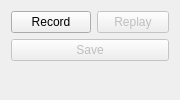
<?xml version="1.0" encoding="UTF-8"?>
<ui version="4.0">
 <class>formRecord</class>
 <widget class="QWidget" name="formRecord">
  <property name="geometry">
   <rect>
    <x>0</x>
    <y>0</y>
    <width>180</width>
    <height>100</height>
   </rect>
  </property>
  <property name="sizePolicy">
   <sizepolicy hsizetype="Fixed" vsizetype="Fixed">
    <horstretch>0</horstretch>
    <verstretch>0</verstretch>
   </sizepolicy>
  </property>
  <property name="minimumSize">
   <size>
    <width>180</width>
    <height>100</height>
   </size>
  </property>
  <property name="maximumSize">
   <size>
    <width>180</width>
    <height>100</height>
   </size>
  </property>
  <property name="windowTitle">
   <string>Create Macro</string>
  </property>
  <layout class="QGridLayout" name="gridLayout">
   <item row="0" column="0" colspan="2">
    <widget class="QPushButton" name="btnRecord">
     <property name="text">
      <string>Record</string>
     </property>
    </widget>
   </item>
   <item row="0" column="2">
    <widget class="QPushButton" name="btnReplay">
     <property name="enabled">
      <bool>false</bool>
     </property>
     <property name="text">
      <string>Replay</string>
     </property>
    </widget>
   </item>
   <item row="2" column="0" colspan="3">
    <widget class="QPushButton" name="btnSave">
     <property name="enabled">
      <bool>false</bool>
     </property>
     <property name="sizePolicy">
      <sizepolicy hsizetype="Expanding" vsizetype="Fixed">
       <horstretch>0</horstretch>
       <verstretch>0</verstretch>
      </sizepolicy>
     </property>
     <property name="text">
      <string>Save</string>
     </property>
    </widget>
   </item>
   <item row="3" column="0" colspan="3">
    <widget class="QLabel" name="lblStopRecording">
     <property name="text">
      <string/>
     </property>
    </widget>
   </item>
  </layout>
 </widget>
 <resources/>
 <connections/>
</ui>
